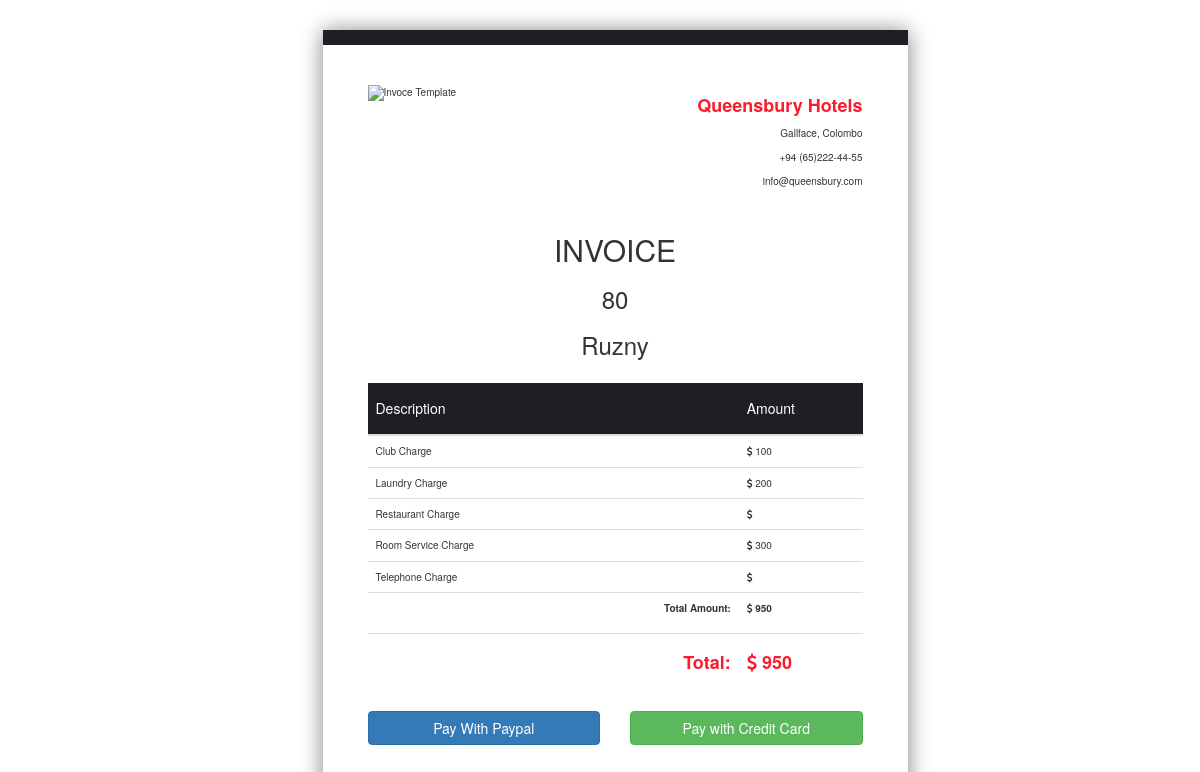
The app's page /invoice/index.php?resid=80 with its own data.
### tables this page shows
CREATE TABLE `reservation` (
  `res_id` int(11) NOT NULL,
  `cus_id` int(11) NOT NULL,
  `roomtype_id` int(11) NOT NULL,
  `checkindate` date NOT NULL,
  `checkoutdate` date NOT NULL,
  `reservedate` date NOT NULL,
  `hotelid` int(11) NOT NULL,
  `room_id` int(11) NOT NULL,
  `noofrooms` int(50) NOT NULL,
  `noofoccupants` int(11) NOT NULL,
  `status` varchar(50) DEFAULT NULL,
  `clubcharge` varchar(100) NOT NULL,
  `laundrycharge` varchar(100) NOT NULL,
  `restaurantcharge` varchar(100) NOT NULL,
  `roomservice` varchar(100) NOT NULL,
  `telephonecharge` varchar(100) NOT NULL,
  `totalamount` varchar(100) NOT NULL
);

CREATE TABLE `guest` (
  `guestid` int(100) NOT NULL,
  `fname` varchar(255) NOT NULL,
  `lname` varchar(255) NOT NULL,
  `nic` varchar(100) NOT NULL,
  `type` varchar(255) NOT NULL,
  `companyname` varchar(100) NOT NULL,
  `email` varchar(100) NOT NULL,
  `mobile` varchar(20) NOT NULL,
  `promocode` varchar(50) DEFAULT NULL
);

### invoice/index.php (the view, shortened to what this page needs)
<?php
include('./connection.php');
?>
<?php
if (isset($_GET['resid'])) {
    $id = $_GET['resid'];
    $query = " SELECT * FROM reservation JOIN guest
    ON reservation.cus_id = guest.guestid WHERE res_id =$id";
    $res = mysqli_query($connect, $query);
    $row = mysqli_fetch_assoc($res);
    $id = $row['res_id'];
    $clubcharge = $row['clubcharge'];
    $laundrycharge = $row['laundrycharge'];
    $roomservice = $row['roomservice'];
    $restaurantcharge = $row['restaurantcharge'];
    $telephonecharge = $row['telephonecharge'];
    $name = $row['fname'];
    $totalamount = $row['totalamount'];
}
?>
<!DOCTYPE html>
<html>
<head>
    <link rel="stylesheet" type="text/css" href="bootstrap/css/bootstrap.min.css" />
    <link rel="stylesheet" type="text/css" href="font-awesome/css/font-awesome.min.css" />
</head>
<body>
<div class="container">
<div class="container">
    <div class="row">
        <div class="col-md-6 col-md-offset-3 main">
            <div class="col-md-12">
               <div class="row">
                    <div class="col-md-4">
                        <img class="img-responsive" alt="Invoce Template" src="./queensbury.png" />
                    </div>
                    <div class="col-md-8 text-right">
                        <h4 style="color: #F81D2D;"><strong>Queensbury Hotels</strong></h4>
                        <p>Gallface, Colombo</p>
                        <p>+94 (65)222-44-55</p>
                        <p>info@queensbury.com</p>
                    </div>
                </div>
                <br />
                <div class="row">
                    <div class="col-md-12 text-center">
                        <h2>INVOICE</h2>
                        <h3><?php echo $id; ?></h3>
                        <h3><?php echo $name; ?></h3>
                    </div>
                </div>
                <br />
                <div>
                    <table class="table">
                        <thead>
                            <tr>
                                <th><h5>Description</h5></th>
                                <th><h5>Amount</h5></th>
                            </tr>
                        </thead>
                        <tbody>
                            <tr>
                                <td class="col-md-9">Club Charge</td>
                                <td class="col-md-3"><i class="fa fa-usd" aria-hidden="true"></i> <?php echo $clubcharge; ?> </td>
                            </tr>
                            <tr>
                                <td class="col-md-9">Laundry Charge</td>
                                <td class="col-md-3"><i class="fa fa-usd" aria-hidden="true"></i> <?php echo $laundrycharge; ?> </td>
                            </tr>
                            <tr>
                                <td class="col-md-9">Restaurant Charge</td>
                                <td class="col-md-3"><i class="fa fa-usd" aria-hidden="true"></i> <?php echo $roomservice; ?> </td>
                            </tr>
                            <tr>
                                <td class="col-md-9">Room Service Charge</td>
                                <td class="col-md-3"><i class="fa fa-usd" aria-hidden="true"></i> <?php echo $restaurantcharge; ?> </td>
                            </tr>
                            <tr>
                                <td class="col-md-9">Telephone Charge</td>
                                <td class="col-md-3"><i class="fa fa-usd" aria-hidden="true"></i> <?php echo $telephonecharge; ?> </td>
                            </tr>
                            <tr>
                                <td class="text-right">
                                <p>
                                    <strong>Total Amount: </strong>
                                </p>
							    </td>
                                <td>
                                <p>
                                    <strong><i class="fa fa-usd" aria-hidden="true"></i> <?php echo $totalamount; ?> </strong>
                                </p>
							    </td>
                            </tr>
                            <tr style="color: #F81D2D;">
                                <td class="text-right"><h4><strong>Total:</strong></h4></td>
                                <td class="text-left"><h4><strong><i class="fa fa-usd" aria-hidden="true"></i> <?php echo $totalamount; ?> </strong></h4></td>
                            </tr>
                        </tbody>
                    </table>
                    <div class="row">
                            <div class="col-md-6">
                                <input  type="submit" name="submit" class="btn btn-primary btn-block"  value="Pay With Paypal">
                            </div>
                            <div class="col-md-6">
                                <a class="btn btn-success btn-block" href="../payment.php?amount=<?php echo $row['totalamount']; ?>&&resid=<?php echo $row['res_id']; ?>">Pay with Credit Card</a>
                            </div>
                        </div>
                </div>
            </div>
        </div>
    </div>
</div>
</div>
</body>
</html>

### invoice/index.php (style rules this page uses)
.main { background: #ffffff; border-bottom: 15px solid #F81D2D; border-top: 15px solid #1E1F23; margin-top: 30px; margin-bottom: 30px; padding: 40px 30px !important; position: relative; box-shadow: 0 1px 21px #808080; font-size:10px; }
.main thead { background: #1E1F23; color: #fff; }

### records on screen
reservation: res_id "80", guest.fname "Ruzny", clubcharge "100", laundrycharge "200", restaurantcharge "300", totalamount "950"
